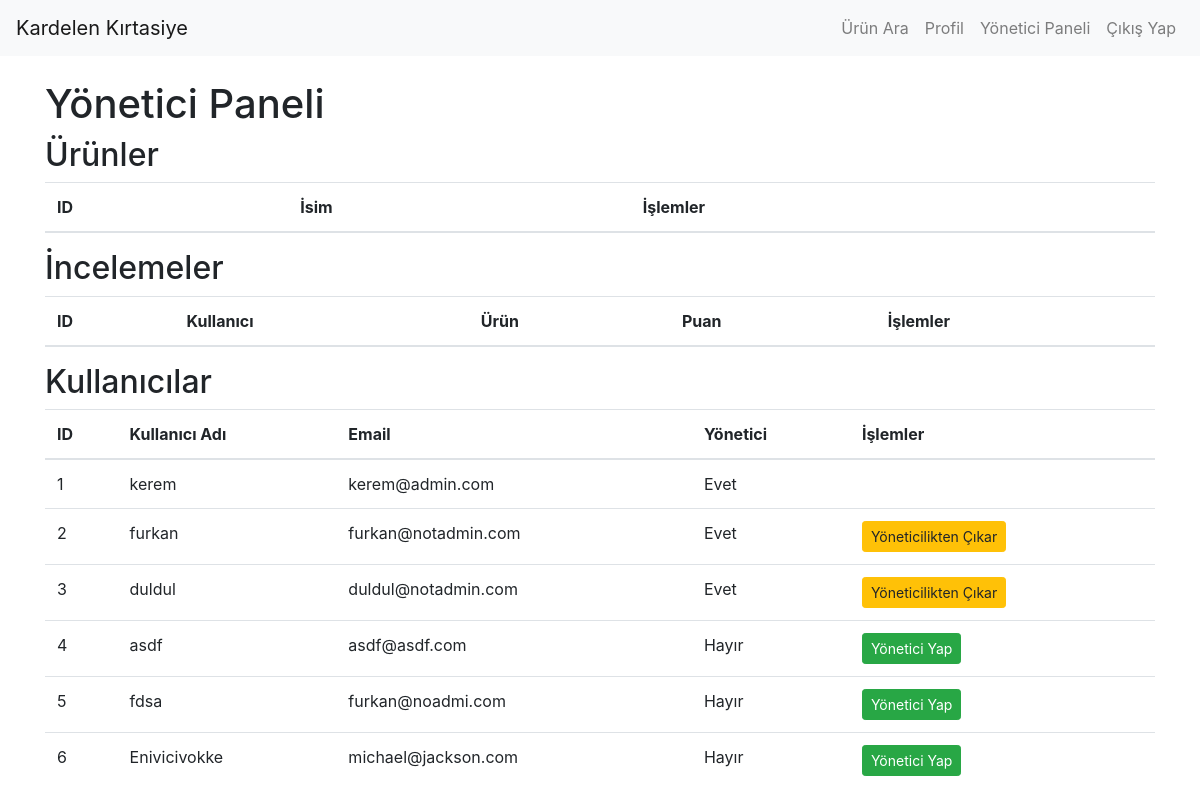
The page /yonetici (signed in) on the database as committed earlier.
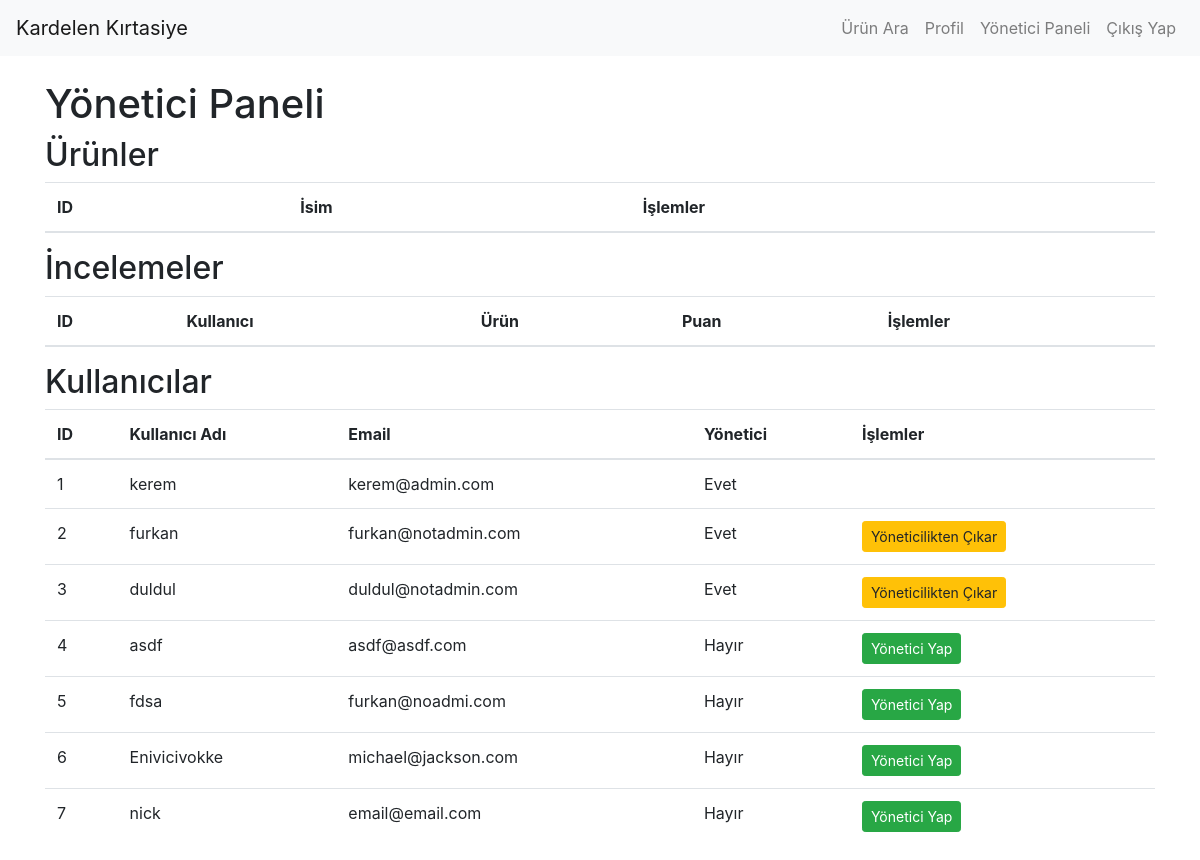
The same page on the database as committed later.
### app/models.py (models this page shows, shortened)
class Kullanici(UserMixin, db.Model):
    id = db.Column(db.Integer, primary_key=True)
    kullanici_adi = db.Column(db.String(64), index=True, unique=True)
    email = db.Column(db.String(120), index=True, unique=True)
    parola_hash = db.Column(db.String(128))
    is_admin = db.Column(db.Boolean, default=False)
    incelemeler = db.relationship('Inceleme', back_populates='yazar', lazy='dynamic')

### app/routes.py (the view)
@app.route('/yonetici')
@login_required
def yonetici_paneli():
    if not current_user.is_admin:
        abort(403)
    urunler = Urun.query.all()
    incelemeler = Inceleme.query.all()
    kullanicilar = Kullanici.query.all()
    form = FlaskForm()
    return render_template('yonetici_paneli.html', title='Yönetici Paneli',
                           urunler=urunler, incelemeler=incelemeler, kullanicilar=kullanicilar, form=form)

### app/models.py (called while the page is built)
@giris_yoneticisi.user_loader
def kullanici_yukle(id):
    return Kullanici.query.get(int(id))

### app/templates/yonetici_paneli.html (shortened to what this page needs)
{% extends "base.html" %}
{% block content %}
    <h1>Yönetici Paneli</h1>
    <h2>Ürünler</h2>
    <table class="table">
        <thead>
            <tr>
                <th>ID</th>
                <th>İsim</th>
                <th>İşlemler</th>
            </tr>
        </thead>
    </table>
    <h2>İncelemeler</h2>
    <table class="table">
        <thead>
            <tr>
                <th>ID</th>
                <th>Kullanıcı</th>
                <th>Ürün</th>
                <th>Puan</th>
                <th>İşlemler</th>
            </tr>
        </thead>
    </table>
    <h2>Kullanıcılar</h2>
<table class="table">
    <thead>
        <tr>
            <th>ID</th>
            <th>Kullanıcı Adı</th>
            <th>Email</th>
            <th>Yönetici</th>
            <th>İşlemler</th>
        </tr>
    </thead>
    <tbody>
        {% for kullanici in kullanicilar %}
        <tr>
            <td>{{ kullanici.id }}</td>
            <td>{{ kullanici.kullanici_adi }}</td>
            <td>{{ kullanici.email }}</td>
            <td>{% if kullanici.is_admin %}Evet{% else %}Hayır{% endif %}</td>
            <td>
                {% if kullanici.is_admin and kullanici != current_user %}
                <form action="{{ url_for('kullanici_yoneticilikten_cikar', kullanici_id=kullanici.id) }}" method="post" style="display: inline;">
                    <button type="submit" class="btn btn-warning btn-sm" onclick="return confirm('Bu kullanıcıyı yöneticilikten çıkarmak istediğinizden emin misiniz?')">Yöneticilikten Çıkar</button>
                </form>
                {% elif not kullanici.is_admin %}
                <form action="{{ url_for('kullanici_yonetici_yap', kullanici_id=kullanici.id) }}" method="post" style="display: inline;">
                    <button type="submit" class="btn btn-success btn-sm" onclick="return confirm('Bu kullanıcıyı yönetici yapmak istediğinizden emin misiniz?')">Yönetici Yap</button>
                </form>
                {% endif %}
            </td>
        </tr>
        {% endfor %}
    </tbody>
</table>
{% endblock %}

### app/templates/base.html (shortened to what this page needs)
<!doctype html>
<html lang="tr">
    <head>
        <link rel="stylesheet" href="https://stackpath.bootstrapcdn.com/bootstrap/4.3.1/css/bootstrap.min.css">
        <link rel="stylesheet" href="{{ url_for('static', filename='style.css') }}">
    </head>
    <body>
        <nav class="navbar navbar-expand-lg navbar-light bg-light">
            <a class="navbar-brand" href="{{ url_for('index') }}">Kardelen Kırtasiye</a>
            <div class="collapse navbar-collapse" id="navbarNav">
                <ul class="navbar-nav ml-auto">
                    <li class="nav-item">
                        <a class="nav-link" href="{{ url_for('ara') }}">Ürün Ara</a>
                    </li>
                    {% if current_user.is_authenticated %}
                        <li class="nav-item">
                            <a class="nav-link" href="{{ url_for('profil') }}">Profil</a>
                        </li>
                        {% if current_user.is_admin %}
                            <li class="nav-item">
                                <a class="nav-link" href="{{ url_for('yonetici_paneli') }}">Yönetici Paneli</a>
                            </li>
                        {% endif %}
                        <li class="nav-item">
                            <a class="nav-link" href="{{ url_for('cikis') }}">Çıkış Yap</a>
                        </li>
                    {% endif %}
                </ul>
            </div>
        </nav>
        <div class="container mt-4">
            {% block content %}{% endblock %}
        </div>
    </body>
</html>

Rows that differ between the two databases and show on the page:
added Kullanici: id "7", kullanici_adi "nick", email "email@email.com", is_admin "Hayır"
